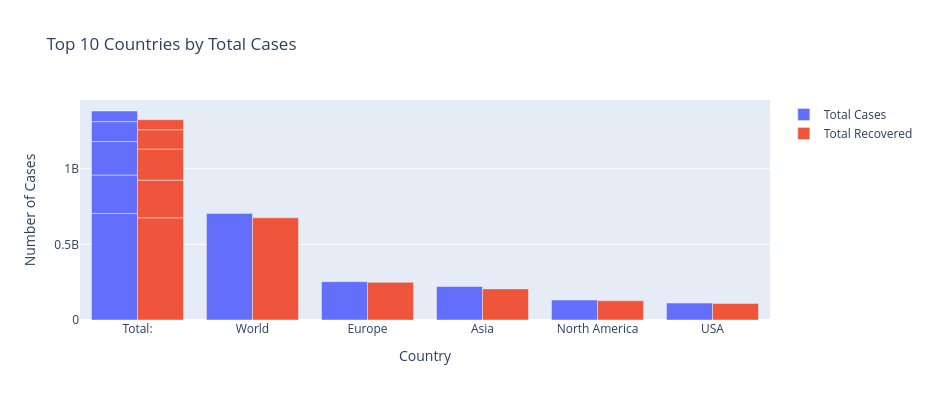

Here is the notebook cell this chart was saved with:
### Code cell
top10 = covid_df.sort_values("TotalCases", ascending=False).head(10)

import plotly.graph_objects as go

fig = go.Figure()

fig.add_bar(
    x=top10["Country,Other"],
    y=top10["TotalCases"],
    name="Total Cases"
)

fig.add_bar(
    x=top10["Country,Other"],
    y=top10["TotalRecovered"],
    name="Total Recovered"
)

fig.update_layout(
    title="Top 10 Countries by Total Cases",
    xaxis_title="Country",
    yaxis_title="Number of Cases",
    barmode="group",
    width=930,
    height=400
)

fig.show()

### Figure 1 — Plotly figure (JSON) as saved in the notebook; plotly's stock layout.template omitted (floating-point values rounded to 4 significant figures)
{"data": [{"name": "Total Cases", "type": "bar", "x": ["Total:", "World", "Europe", "Total:", "Total:", "Asia", "Total:", "North America", "USA", "Total:"], "y": [704753890, 704753890, 253406198, 253406198, 221500265, 221500265, 131889132, 131889132, 111820082, 70200879]}, {"name": "Total Recovered", "type": "bar", "x": ["Total:", "World", "Europe", "Total:", "Total:", "Asia", "Total:", "North America", "USA", "Total:"], "y": [675600000.0, 675600000.0, 248800000.0, 248800000.0, 205700000.0, 205700000.0, 127700000.0, 127700000.0, 109800000.0, 66680000.0]}], "layout": {"barmode": "group", "height": 400, "title": {"text": "Top 10 Countries by Total Cases"}, "width": 930, "xaxis": {"title": {"text": "Country"}}, "yaxis": {"title": {"text": "Number of Cases"}}}}
